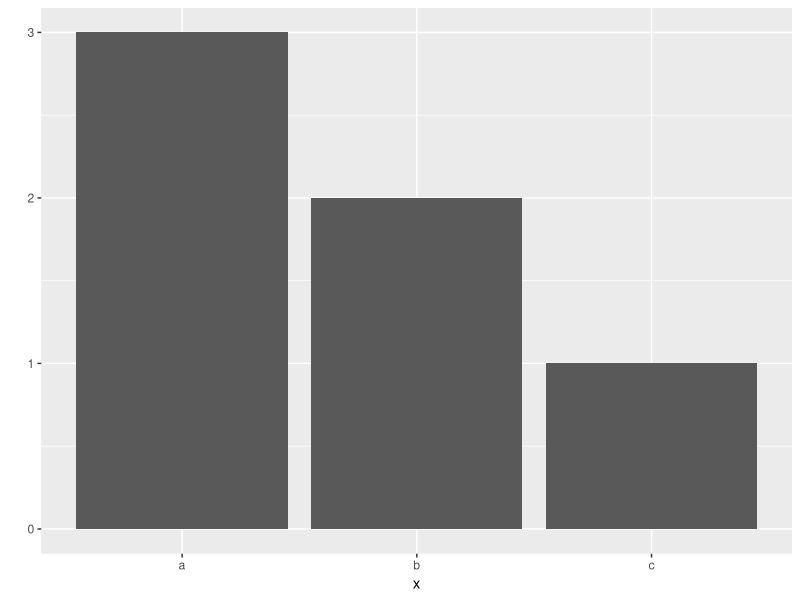
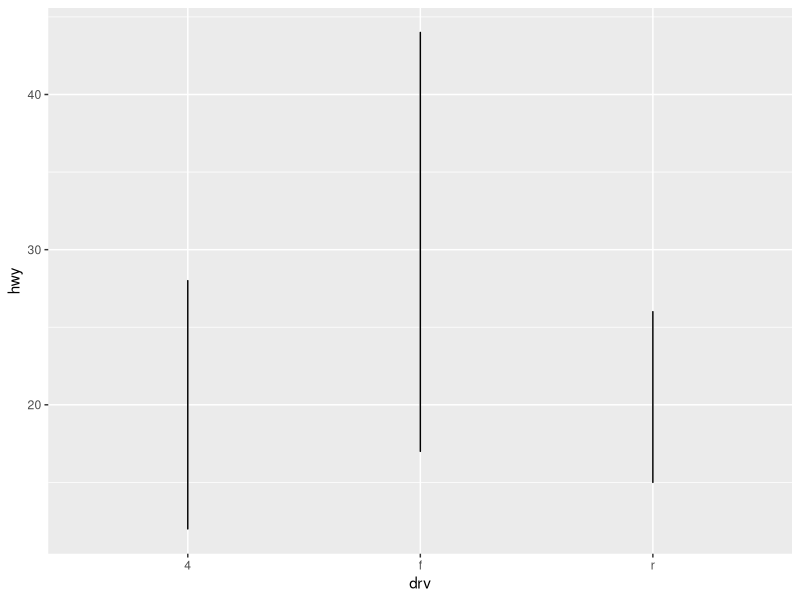
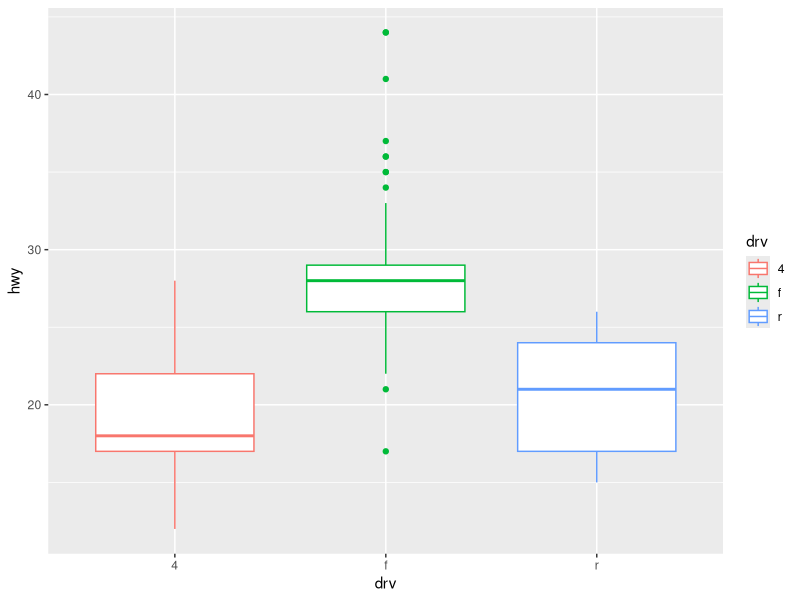

Source code (R) for these figures, in order:
# 1. 설치된 패키지 확인
installed.packages()

# 2. 패키지 설치
install.packages("ggplot2")
# 설치 후 설치 위치를 확인할 것

# 3. 패키지 불러오기
library("ggplot2")

# 3. 설치한 패키지 사용
x <- c("a","a","a","b","b","c")
qplot(x)

# R 에서 sample 데이터를 제공해준다.
# mpg(mile per gallon)
mpg
View(mpg)

# drv= 구동방식, hwy=고속도로연비
qplot(data=mpg, x=drv, y=hwy, geom="line")
qplot(data=mpg, x=drv, y=hwy, geom="boxplot", colour=drv)

# API 보는 법
?qplot
